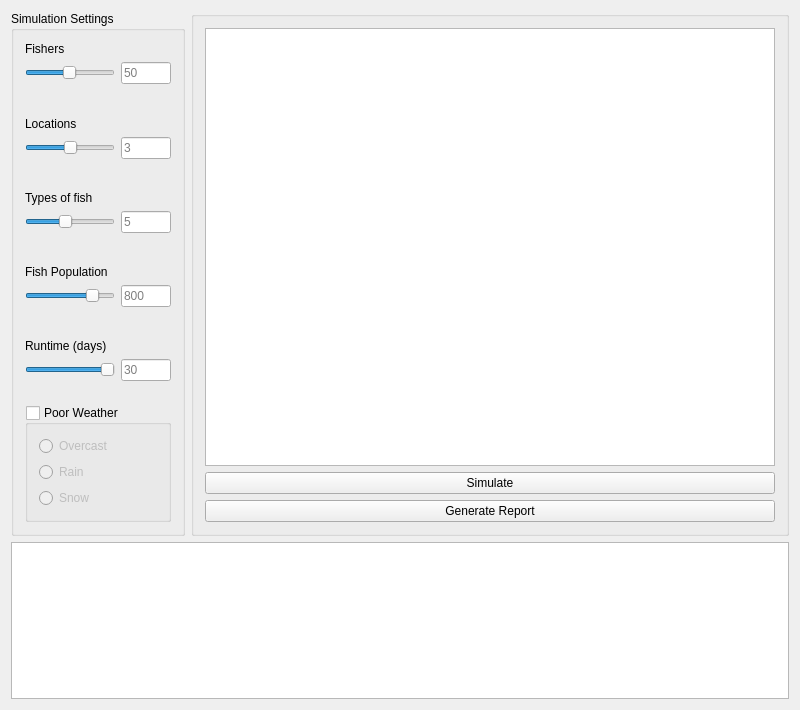
<?xml version="1.0" encoding="UTF-8"?>
<ui version="4.0">
 <class>MainWindow</class>
 <widget class="QMainWindow" name="MainWindow">
  <property name="geometry">
   <rect>
    <x>0</x>
    <y>0</y>
    <width>800</width>
    <height>710</height>
   </rect>
  </property>
  <property name="windowTitle">
   <string>Fisher Sim</string>
  </property>
  <widget class="QWidget" name="centralWidget">
   <layout class="QFormLayout" name="formLayout">
    <item row="0" column="0">
     <widget class="QGroupBox" name="groupBox">
      <property name="title">
       <string>Simulation Settings</string>
      </property>
      <layout class="QVBoxLayout" name="verticalLayout">
       <item>
        <widget class="QLabel" name="label">
         <property name="text">
          <string>Fishers</string>
         </property>
        </widget>
       </item>
       <item>
        <layout class="QHBoxLayout" name="horizontalLayout">
         <item>
          <widget class="QSlider" name="fishers">
           <property name="minimum">
            <number>1</number>
           </property>
           <property name="maximum">
            <number>100</number>
           </property>
           <property name="value">
            <number>50</number>
           </property>
           <property name="orientation">
            <enum>Qt::Horizontal</enum>
           </property>
          </widget>
         </item>
         <item>
          <widget class="QLineEdit" name="lineEdit_0">
           <property name="sizePolicy">
            <sizepolicy hsizetype="Fixed" vsizetype="Fixed">
             <horstretch>0</horstretch>
             <verstretch>0</verstretch>
            </sizepolicy>
           </property>
           <property name="maximumSize">
            <size>
             <width>50</width>
             <height>16777215</height>
            </size>
           </property>
           <property name="readOnly">
            <bool>false</bool>
           </property>
           <property name="placeholderText">
            <string>50</string>
           </property>
          </widget>
         </item>
        </layout>
       </item>
       <item>
        <spacer name="verticalSpacer_2">
         <property name="orientation">
          <enum>Qt::Vertical</enum>
         </property>
         <property name="sizeHint" stdset="0">
          <size>
           <width>146</width>
           <height>34</height>
          </size>
         </property>
        </spacer>
       </item>
       <item>
        <widget class="QLabel" name="label_2">
         <property name="text">
          <string>Locations</string>
         </property>
        </widget>
       </item>
       <item>
        <layout class="QHBoxLayout" name="horizontalLayout_2">
         <item>
          <widget class="QSlider" name="locations">
           <property name="minimum">
            <number>1</number>
           </property>
           <property name="maximum">
            <number>5</number>
           </property>
           <property name="value">
            <number>3</number>
           </property>
           <property name="orientation">
            <enum>Qt::Horizontal</enum>
           </property>
          </widget>
         </item>
         <item>
          <widget class="QLineEdit" name="lineEdit_1">
           <property name="sizePolicy">
            <sizepolicy hsizetype="Fixed" vsizetype="Fixed">
             <horstretch>0</horstretch>
             <verstretch>0</verstretch>
            </sizepolicy>
           </property>
           <property name="maximumSize">
            <size>
             <width>50</width>
             <height>16777215</height>
            </size>
           </property>
           <property name="placeholderText">
            <string>3</string>
           </property>
          </widget>
         </item>
        </layout>
       </item>
       <item>
        <spacer name="verticalSpacer">
         <property name="orientation">
          <enum>Qt::Vertical</enum>
         </property>
         <property name="sizeHint" stdset="0">
          <size>
           <width>146</width>
           <height>33</height>
          </size>
         </property>
        </spacer>
       </item>
       <item>
        <widget class="QLabel" name="label_3">
         <property name="text">
          <string>Types of fish</string>
         </property>
        </widget>
       </item>
       <item>
        <layout class="QHBoxLayout" name="horizontalLayout_3">
         <item>
          <widget class="QSlider" name="fishtypes">
           <property name="minimum">
            <number>1</number>
           </property>
           <property name="maximum">
            <number>10</number>
           </property>
           <property name="value">
            <number>5</number>
           </property>
           <property name="orientation">
            <enum>Qt::Horizontal</enum>
           </property>
          </widget>
         </item>
         <item>
          <widget class="QLineEdit" name="lineEdit_2">
           <property name="sizePolicy">
            <sizepolicy hsizetype="Fixed" vsizetype="Fixed">
             <horstretch>0</horstretch>
             <verstretch>0</verstretch>
            </sizepolicy>
           </property>
           <property name="maximumSize">
            <size>
             <width>50</width>
             <height>16777215</height>
            </size>
           </property>
           <property name="placeholderText">
            <string>5</string>
           </property>
          </widget>
         </item>
        </layout>
       </item>
       <item>
        <spacer name="verticalSpacer_3">
         <property name="orientation">
          <enum>Qt::Vertical</enum>
         </property>
         <property name="sizeHint" stdset="0">
          <size>
           <width>146</width>
           <height>34</height>
          </size>
         </property>
        </spacer>
       </item>
       <item>
        <widget class="QLabel" name="label_4">
         <property name="text">
          <string>Fish Population</string>
         </property>
        </widget>
       </item>
       <item>
        <layout class="QHBoxLayout" name="horizontalLayout_4">
         <item>
          <widget class="QSlider" name="fishpop">
           <property name="minimum">
            <number>1</number>
           </property>
           <property name="maximum">
            <number>1000</number>
           </property>
           <property name="value">
            <number>800</number>
           </property>
           <property name="orientation">
            <enum>Qt::Horizontal</enum>
           </property>
          </widget>
         </item>
         <item>
          <widget class="QLineEdit" name="lineEdit_3">
           <property name="maximumSize">
            <size>
             <width>50</width>
             <height>16777215</height>
            </size>
           </property>
           <property name="placeholderText">
            <string>800</string>
           </property>
          </widget>
         </item>
        </layout>
       </item>
       <item>
        <spacer name="verticalSpacer_4">
         <property name="orientation">
          <enum>Qt::Vertical</enum>
         </property>
         <property name="sizeHint" stdset="0">
          <size>
           <width>146</width>
           <height>33</height>
          </size>
         </property>
        </spacer>
       </item>
       <item>
        <widget class="QLabel" name="label_5">
         <property name="text">
          <string>Runtime (days)</string>
         </property>
        </widget>
       </item>
       <item>
        <layout class="QHBoxLayout" name="horizontalLayout_5">
         <item>
          <widget class="QSlider" name="runtime">
           <property name="minimum">
            <number>1</number>
           </property>
           <property name="maximum">
            <number>30</number>
           </property>
           <property name="value">
            <number>30</number>
           </property>
           <property name="orientation">
            <enum>Qt::Horizontal</enum>
           </property>
          </widget>
         </item>
         <item>
          <widget class="QLineEdit" name="lineEdit_4">
           <property name="maximumSize">
            <size>
             <width>50</width>
             <height>16777215</height>
            </size>
           </property>
           <property name="placeholderText">
            <string>30</string>
           </property>
          </widget>
         </item>
        </layout>
       </item>
       <item>
        <spacer name="verticalSpacer_5">
         <property name="orientation">
          <enum>Qt::Vertical</enum>
         </property>
         <property name="sizeHint" stdset="0">
          <size>
           <width>138</width>
           <height>25</height>
          </size>
         </property>
        </spacer>
       </item>
       <item>
        <widget class="QGroupBox" name="weather">
         <property name="title">
          <string>Poor Weather</string>
         </property>
         <property name="checkable">
          <bool>true</bool>
         </property>
         <property name="checked">
          <bool>false</bool>
         </property>
         <layout class="QVBoxLayout" name="verticalLayout_2">
          <item>
           <layout class="QHBoxLayout" name="horizontalLayout_6">
            <item>
             <layout class="QVBoxLayout" name="verticalLayout_3">
              <item>
               <widget class="QRadioButton" name="overcast">
                <property name="text">
                 <string>Overcast</string>
                </property>
               </widget>
              </item>
              <item>
               <widget class="QRadioButton" name="rain">
                <property name="text">
                 <string>Rain</string>
                </property>
               </widget>
              </item>
              <item>
               <widget class="QRadioButton" name="snow">
                <property name="text">
                 <string>Snow</string>
                </property>
               </widget>
              </item>
             </layout>
            </item>
           </layout>
          </item>
         </layout>
         <zorder></zorder>
        </widget>
       </item>
      </layout>
     </widget>
    </item>
    <item row="0" column="1">
     <widget class="QGroupBox" name="groupBox_2">
      <property name="enabled">
       <bool>true</bool>
      </property>
      <property name="title">
       <string/>
      </property>
      <property name="flat">
       <bool>false</bool>
      </property>
      <property name="checkable">
       <bool>false</bool>
      </property>
      <layout class="QVBoxLayout" name="verticalLayout_4">
       <item>
        <widget class="QGraphicsView" name="graphicsView"/>
       </item>
       <item>
        <widget class="QPushButton" name="simulateButton">
         <property name="text">
          <string>Simulate</string>
         </property>
        </widget>
       </item>
       <item>
        <widget class="QPushButton" name="reportButton">
         <property name="text">
          <string>Generate Report</string>
         </property>
        </widget>
       </item>
      </layout>
     </widget>
    </item>
    <item row="1" column="0" colspan="2">
     <widget class="QPlainTextEdit" name="plainTextEdit">
      <property name="documentTitle">
       <string/>
      </property>
     </widget>
    </item>
   </layout>
  </widget>
  <widget class="QMenuBar" name="menuBar">
   <property name="geometry">
    <rect>
     <x>0</x>
     <y>0</y>
     <width>800</width>
     <height>21</height>
    </rect>
   </property>
  </widget>
 </widget>
 <layoutdefault spacing="6" margin="11"/>
 <resources/>
 <connections/>
</ui>
